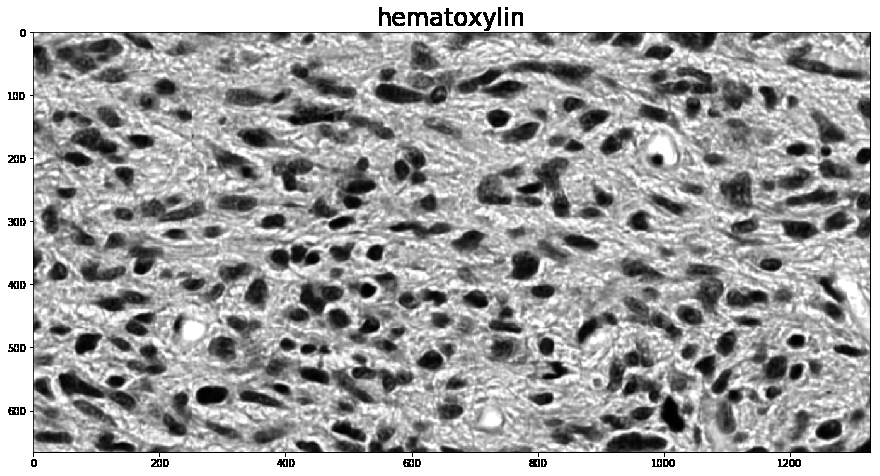
#> input picture _images/examples_color_deconvolution_10_1.png, 880 x 476 px; its folder holds only this picture in this run
$ python -i glog.py   (imports and definitions only)
#> lines starting #> are read from the running program, lines starting #| are printed output that depends on the picture
#> further down, picture is the input picture: shape (476, 880); min 0, max 255, mean 162.8
import numpy as np


def glog(im_input, alpha=1, range=None, theta=np.pi / 4, tau=0.6, eps=0.6):
    """Performs generalized Laplacian of Gaussian blob detection.

    Parameters
    ----------
    im_input : array_like
        A hematoxylin intensity image obtained from ColorDeconvolution.
    alpha : double
        A positive scalar used to normalize the gLoG filter responses. Controls
        the blob-center detection and eccentricities of detected blobs. Larger
        values emphasize more eccentric blobs. Default value = 1.
    range : array_like
        Scale range
    theta : double
        Angular increment for rotating gLoG filters. Default value = np.pi / 6.
    tau : double
        Tolerance for counting pixels in determining optimal scale SigmaC
    eps : double
        range to define SigmaX surrounding SigmaC

    Returns
    -------
    Rsum : array_like
        Sum of filter responses at specified scales and orientations
    Maxima: : array_like
        A binary mask highlighting maxima pixels

    Notes
    -----
    Return values are returned as a namedtuple

    References
    ----------
    .. [#] H. Kong, H.C. Akakin, S.E. Sarma, "A Generalized Laplacian of
       Gaussian Filter for Blob Detection and Its Applications," in IEEE
       Transactions on Cybernetics, vol.43,no.6,pp.1719-33, 2013.

    """
#> called with alpha = 1, theta = 0.785, tau = 0.6, eps = 0.6
    import scipy.ndimage as ndi
    from skimage import morphology

    range = np.linspace(1.5, 3, int(np.round((3 - 1.5) / 0.2)) + 1) if range is None else range

    # initialize sigma
    Sigma = np.exp(range)

    # generate circular LoG scale-space to determine range of SigmaX
    l_g = 0
    H = []
    Bins = []
    Min = np.zeros((len(Sigma), 1))
    Max = np.zeros((len(Sigma), 1))
    for i, s in enumerate(Sigma):
        Response = s**2 * ndi.gaussian_laplace(im_input, s, output=None,
                                               mode='constant',
                                               cval=0.0)
        Min[i] = Response.min()
        Max[i] = Response.max()
        Bins.append(np.arange(0.01 * np.floor(Min[i] / 0.01),
                    0.01 * np.ceil(Max[i] / 0.01) + 0.01, 0.01))
        Hist = np.histogram(Response, Bins[i])
        H.append(Hist[0])
        if Max[i] > l_g:
            l_g = Max[i]
#> this loop made 9 passes
#> pass 1, in glog, `Response = s**2 * ndi.gaussian_laplace(im_input, s, output=None, mode=..`:
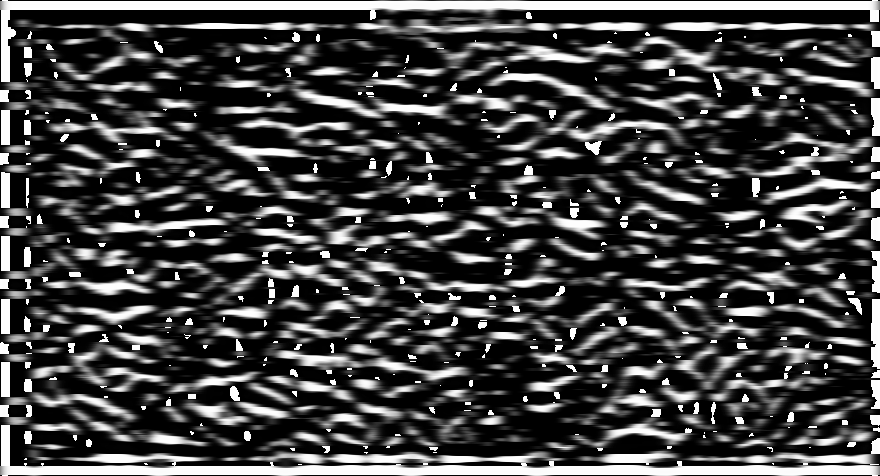
#> Response: shape (476, 880) float64; min 0, max 5121.8, mean 1378.9; drawn with min black and max white
#> pass 2, in glog, `Response = s**2 * ndi.gaussian_laplace(im_input, s, output=None, mode=..`:
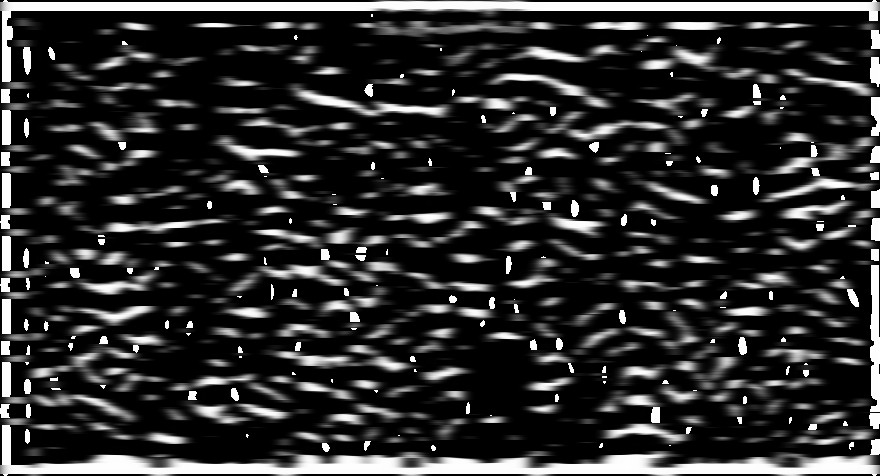
#> Response: shape (476, 880) float64; min 0, max 7452.2, mean 1403.5; drawn with min black and max white
#> pass 3, in glog, `Response = s**2 * ndi.gaussian_laplace(im_input, s, output=None, mode=..`:
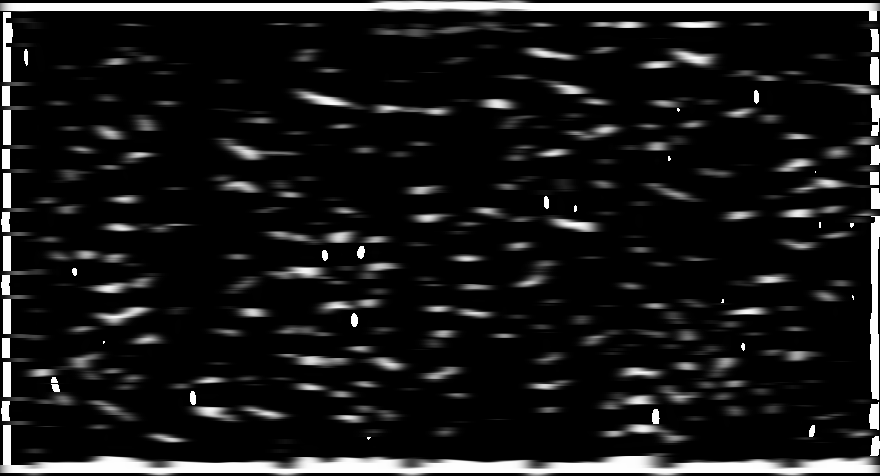
#> Response: shape (476, 880) float64; min 0, max 10842.9, mean 1103; drawn with min black and max white
#> after the loop: Response: shape (476, 880) float64; every value is 0
#> after the loop, Bins = 9 items; H = 9 items; Max = [5121.8, 7452.2, 10842.9, 15776.3, 22594.3, 0, 0, 0, 0]; Min = [0, 0, 0, 0, 0, 0, 0, 0, 0]; l_g = [22594.3]

    # re-normalized based on global max and local min, count threshold pixels
    Zeta = np.zeros((len(Sigma), 1))
#> Zeta = [0, 0, 0, 0, 0, 0, 0, 0, 0]
    for i, _s in enumerate(Sigma):
        Bins[i] = (Bins[i] - Min[i]) / (l_g - Min[i])
        Zeta[i] = np.sum(H[i][Bins[i][0:-1] > tau])
#> after the loop, Zeta = [0, 0, 0, 8690, 1118, 0, 0, 0, 0]

    # identify best scale SigmaC based on maximum circular response
    Index = np.argmax(Zeta)
#> Index = 3

    # define range for SigmaX
#> (the run stopped early here; a loop or call above may not have finished)

$ run again, on _images/examples_color_deconvolution_10_2.png
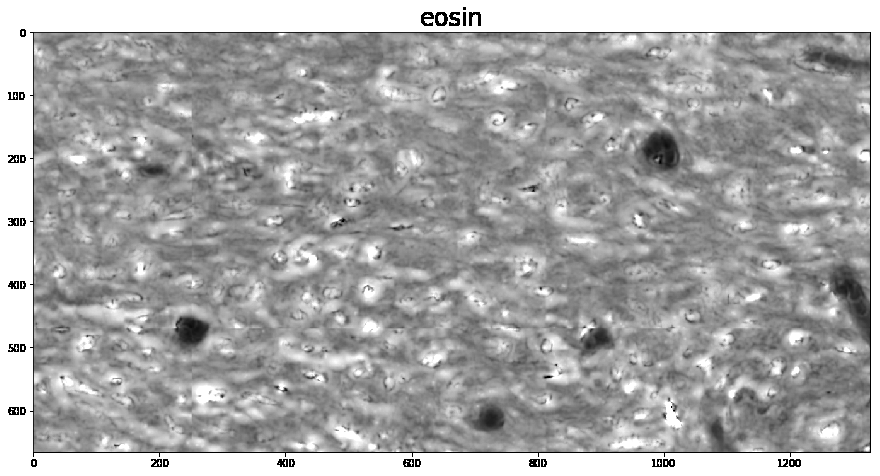
#> input picture _images/examples_color_deconvolution_10_2.png, 880 x 476 px
#> picture is the input picture: shape (476, 880); min 0, max 255, mean 165.9
#> the loop in glog, `for i, s in enumerate(Sigma):` made 9 passes
#> pass 1, in glog, `Response = s**2 * ndi.gaussian_laplace(im_input, s, output=None, mode=..`:
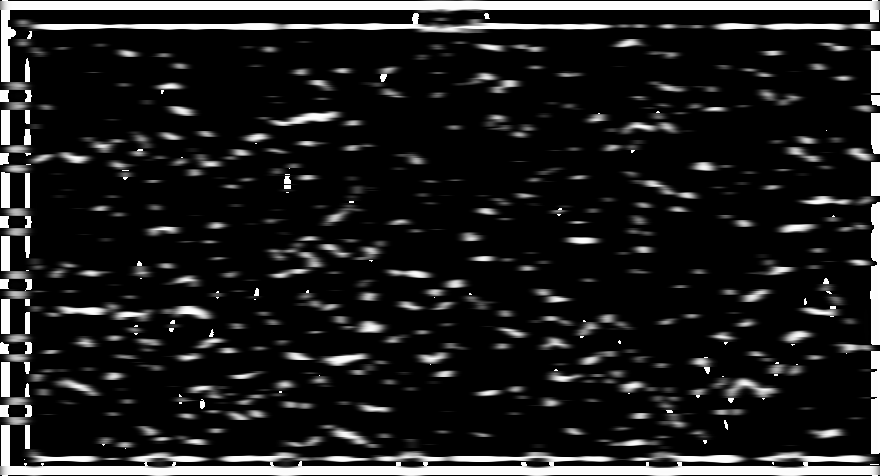
#> Response: shape (476, 880) float64; min 0, max 5121.8, mean 641.1; drawn with min black and max white
#> pass 3, in glog, `Response = s**2 * ndi.gaussian_laplace(im_input, s, output=None, mode=..`:
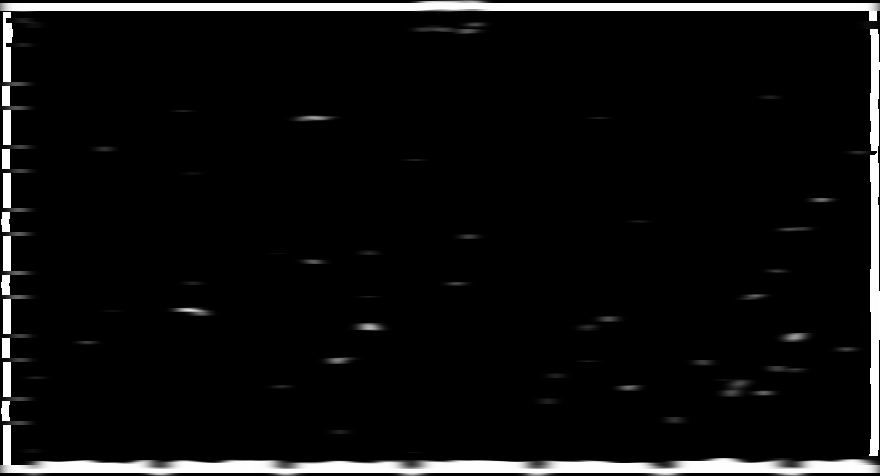
#> Response: shape (476, 880) float64; min 0, max 10842.9, mean 642.8; drawn with min black and max white
#> after the loop in glog, `for i, s in enumerate(Sigma):`: Bins = 9 items; Max = [5121.8, 7452.2, 10842.9, 15776.3, 18633.5, 0, 0, 0, 0]; Min = [0, 0, 0, 0, 0, 0, 0, 0, 0]; l_g = [18633.5]
#> in glog, `Zeta = np.zeros((len(Sigma), 1))`: Zeta = [0, 0, 0, 0, 0, 0, 0, 0, 0]
#> after the loop in glog, `for i, _s in enumerate(Sigma):`: Zeta = [0, 0, 0, 10828, 178, 0, 0, 0, 0]
#> Index = 3

$ run again, on _images/examples_color_deconvolution_4_0.png
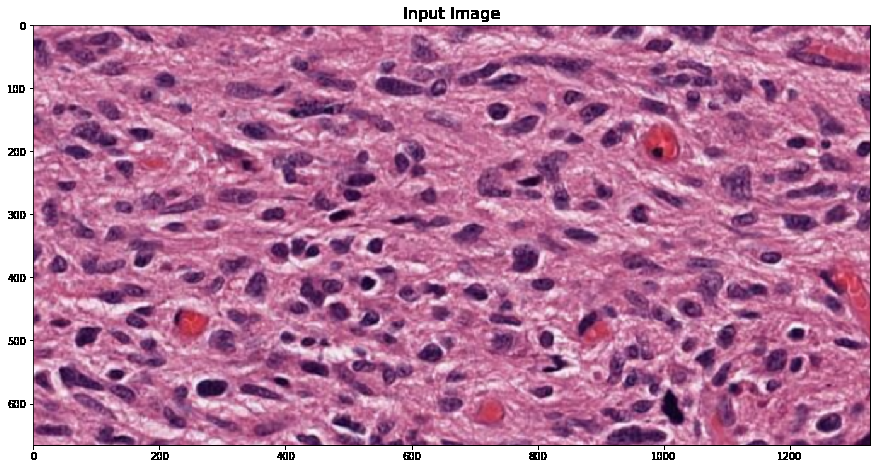
#> input picture _images/examples_color_deconvolution_4_0.png, 880 x 469 px
#> `picture = cv2.imread('../../../_images/examples_color_deconvolution_10..`:
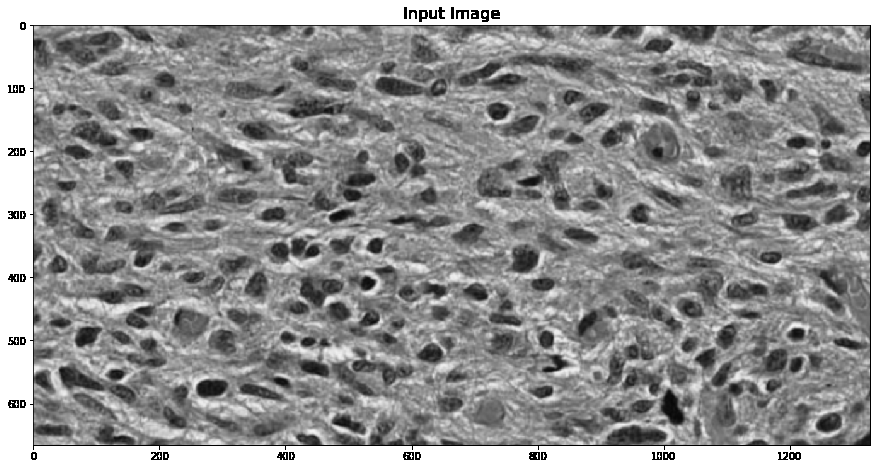
#> picture: shape (469, 880); min 0, max 255, mean 147
#> the loop in glog, `for i, s in enumerate(Sigma):` made 9 passes
#> pass 3, in glog, `Response = s**2 * ndi.gaussian_laplace(im_input, s, output=None, mode=..`:
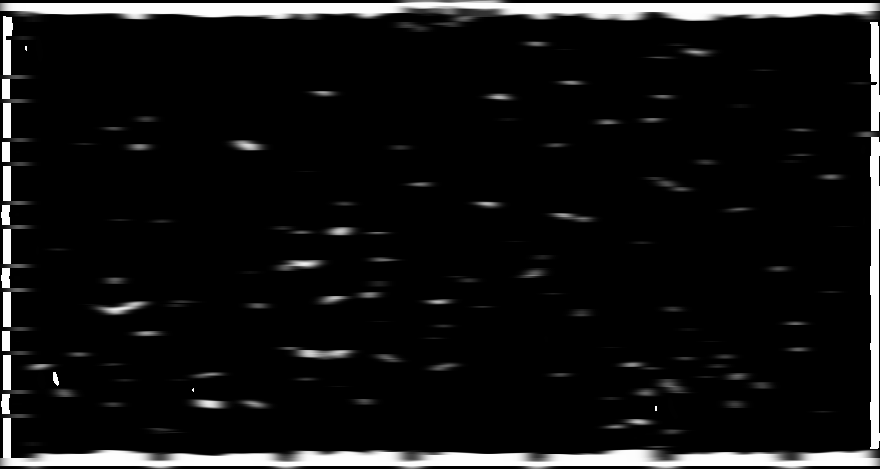
#> Response: shape (469, 880) float64; min 0, max 10842.9, mean 836.1; drawn with min black and max white
#> after the loop in glog, `for i, s in enumerate(Sigma):`: Bins = 9 items; Max = [5121.8, 7452.2, 10842.9, 15776.3, 22504.3, 0, 0, 0, 0]; Min = [0, 0, 0, 0, 0, 0, 0, 0, 0]; l_g = [22504.3]
#> in glog, `Zeta = np.zeros((len(Sigma), 1))`: Zeta = [0, 0, 0, 0, 0, 0, 0, 0, 0]
#> after the loop in glog, `for i, _s in enumerate(Sigma):`: Zeta = [0, 0, 0, 14784, 1579, 0, 0, 0, 0]
#> Index = 3
